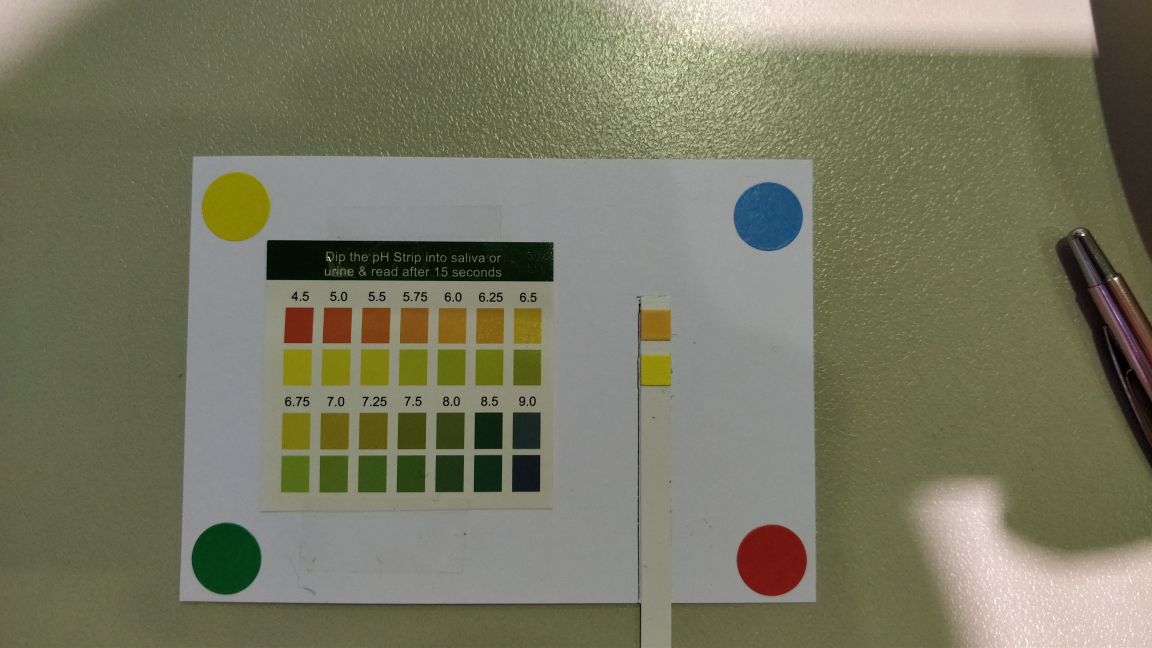
#> input picture Data/IMG_20181103_101843.jpg, 4608 x 2592 px (shown at 1/4 size); its folder holds only this picture in this run
$ jupyter execute Grab_data.ipynb
#> lines starting #> are read from the running program, lines starting #| are printed output that depends on the picture
### SHD_functions.py
import numpy as np
import imutils
from matplotlib import pyplot as plt
import cv2
import itertools
import pandas as pd

def test():
    print('test')


def find_circles(image):
    gray_image = cv2.cvtColor(image, cv2.COLOR_BGR2GRAY)

    param1 = 1
    param2 = 100
    circles = None
    for i in range(10000):
        par1 = param1 + (i / 100)
        par2 = param2 - (i % 100)
        circles = cv2.HoughCircles(gray_image,cv2.HOUGH_GRADIENT,1,200,
                                param1=par1,param2=par2,minRadius=25,maxRadius=40)
        # print(circles.shape if circles is not None else "None")
        if (circles is not None) and circles.shape[1] == 4:
            break
    if not ((circles is not None) and circles.shape[1] == 4):
        print("Failed")

    circles = np.uint16(np.around(circles))
    return circles


def color_dist(col_temp, col_match):
    return np.sum(np.abs(col_temp - col_match))


def get_template():
    yellow = [255,255,0]
    blue = [65,105,225]
    green = [50,205,50]
    red = [255,0,0]
    return np.array([[yellow, blue, red, green]])


def find_perm(array_template, array_match):
    perm_list = list(itertools.permutations([0,1,2,3]))
    distances_list = []
    for perm in perm_list:
        total_dist = 0
        for i in range(4):
            total_dist += color_dist(array_match[0][perm[i]], array_template[0][i])
        distances_list.append(total_dist)
    min_index = np.argmin(np.array(distances_list))
    perm = perm_list[min_index]
    return perm


def get_pos(coord):
    return (coord[0], coord[1])


def create_map(circles, perm):
    coords = [get_pos(circles[0,:][perm[i]]) for i in range(4)]
    return np.array(coords)


def crop_image(image, circles):
    cendroid_colors = [[list(reversed(image[i[1], i[0]])) for i in circles[0,:]]]
    array_match = np.array(cendroid_colors)

    perm = find_perm(get_template(), array_match)

    coords = create_map(circles, perm)

    positions = np.array([(0, 0), (1000, 0), (1000, 600), (0, 600)])
    h, status = cv2.findHomography(coords, positions)

    cropped = cv2.warpPerspective(image, h, (1000, 600))
    return cropped


def get_colors(img, X_pos, Y_pos):
    colors = []
    for i, y in enumerate(Y_pos):
        colors.append([])
        for x in X_pos:
            # take mean for +- 2 pixels
            mean_col = list(reversed(np.uint8(np.round(np.mean(img[y-2:y+2, x-2:x+2], axis=(0,1))))))
            colors[i].append(mean_col)
    return colors


def find_PH(scale, measurement):
    np_scale = np.array(scale)
    scale_1 = np.append(np_scale[0], np_scale[2]).reshape(1,14,3)
    scale_2 = np.append(np_scale[1], np_scale[3]).reshape(1,14,3)
    np_measurement = np.array(measurement)
    measurement_1 = np.array(np_measurement[0][0])
    measurement_2 = np.array(np_measurement[1][0])
    scale_1_dist = np.abs(scale_1.astype(int) - measurement_1.astype(int))
    scale_2_dist = np.abs(scale_2.astype(int) - measurement_2.astype(int))
    s1_dist_sum = [np.sum(x) for x in scale_1_dist[0]]
    s2_dist_sum = [np.sum(x) for x in scale_2_dist[0]]
    df = pd.DataFrame()
    df['Measurement_1'] = s1_dist_sum
    df['Measurement_2'] = s2_dist_sum
    df['Measurement_sum'] = df['Measurement_1'] + df['Measurement_2']
    df['pH'] = [4.5, 5.0, 5.5, 5.75, 6.0, 6.25, 6.5, 6.75, 7.0, 7.25, 7.5, 8.0, 8.5, 9.0]
    value = df.loc[df['Measurement_sum'] == df['Measurement_sum'].min(), 'pH'].iloc[0]
    return value

### Grab_data.ipynb
[cell 1]
import os
import glob
import pandas as pd
import matplotlib.pyplot as plt
import numpy as np
import imutils
import cv2
from datetime import datetime
from os.path import join
from SHD_functions import test, find_circles, crop_image, get_colors, find_PH
import seaborn as sns

[cell 2]
# Assign data types for import
jpg = 'jpg'

# Create list of files
path = 'Data'
os.chdir(path)
files = [i for i in glob.glob('*.{}'.format(jpg))]
os.chdir('..')

[cell 3]
def get_datetimes(files):
    dates = []
    for file in files:
        dates.append(datetime.strptime(file[4:-4], '%Y%m%d_%H%M%S'))
    return pd.Series(dates)

[cell 4]
datetimes = get_datetimes(files)
datetimes

[cell 5]
def get_pHs(files):
    pHs = []

    file_no = (i + 1 for i in range(len(files)))
    plt.figure(figsize=(18,50))

    for file in files:
        print(file)
        image = imutils.resize(cv2.imread(join(path, file)), width=1024)
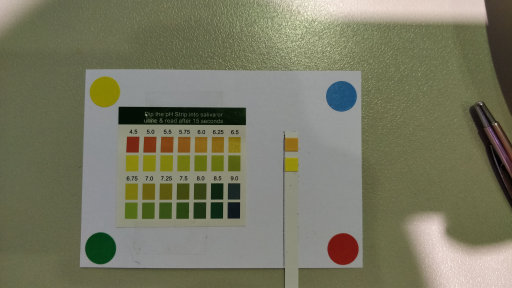
#> image: shape (576, 1024, 3) (shown at 1/2 size); mean B, G, R 97.9, 120, 119.8
        circles = find_circles(image)
#> in find_circles, `gray_image = cv2.cvtColor(image, cv2.COLOR_BGR2GRAY)`:
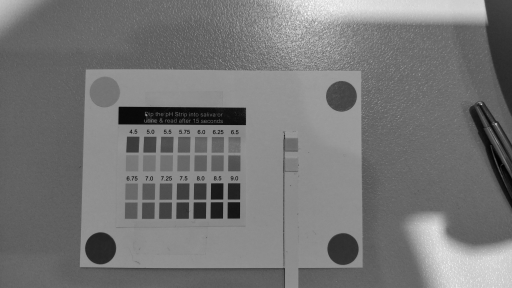
#> gray_image: shape (576, 1024) (shown at 1/2 size); min 0, max 252, mean 117.4
#> the loop in find_circles, `for i in range(10000):` made 51 passes
#> circles on passes 18 to 25: [[200.5, 496.5, 31.1]], [[200.5, 496.5, 31.1]], [[200.5, 496.5, 31.1]], [[200.5, 496.5, 31.1]], [[200.5, 496.5, 31.1]], [[200.5, 496.5, 31.1]], [[200.5, 496.5, 31.1]], [[200.5, 496.5, 31.1], [685.5, 498.5, 31.5]]
#> in find_circles, `circles = np.uint16(np.around(circles))`: circles = [[200, 496, 31], [682, 192, 30], [686, 498, 32], [210, 182, 29]]
        cropped = crop_image(image, circles)
#> in crop_image, `cendroid_colors = [[list(reversed(image[i[1], i[0]])) for i in circles..`: cendroid_colors = [[[4, 56, 18], [30, 80, 115], [110, 19, 14], [134, 128, 4]]]
#> in crop_image, `array_match = np.array(cendroid_colors)`: array_match = [[4, 56, 18], [30, 80, 115], [110, 19, 14], [134, 128, 4]]
#> after the loop in find_perm, `for perm in perm_list:`: distances_list = [1023, 1173, 1437, 1273, 1483, 1169, 1217, 1367, 1389, 1337, 1435, 1233, 1339, 1175, 1097, 1045, 1243, 1355, 1271, 957, 1029, 827, 1129, 1241]
#> in find_perm, `min_index = np.argmin(np.array(distances_list))`: min_index = 21
#> in find_perm, `perm = perm_list[min_index]`: perm = (3, 1, 2, 0)
#> in create_map, `coords = [get_pos(circles[0,:][perm[i]]) for i in range(4)]`: coords = [(210, 182), (682, 192), (686, 498), (200, 496)]
#> in crop_image, `coords = create_map(circles, perm)`: coords = [[210, 182], [682, 192], [686, 498], [200, 496]]
#> in crop_image, `h, status = cv2.findHomography(coords, positions)`: h = [[2.07, 0.066, -447.5], [-0.0419, 1.98, -351], [-5.66e-05, 9.39e-05, 1]]; status = [1, 1, 1, 1]
#> in crop_image, `cropped = cv2.warpPerspective(image, h, (1000, 600))`:
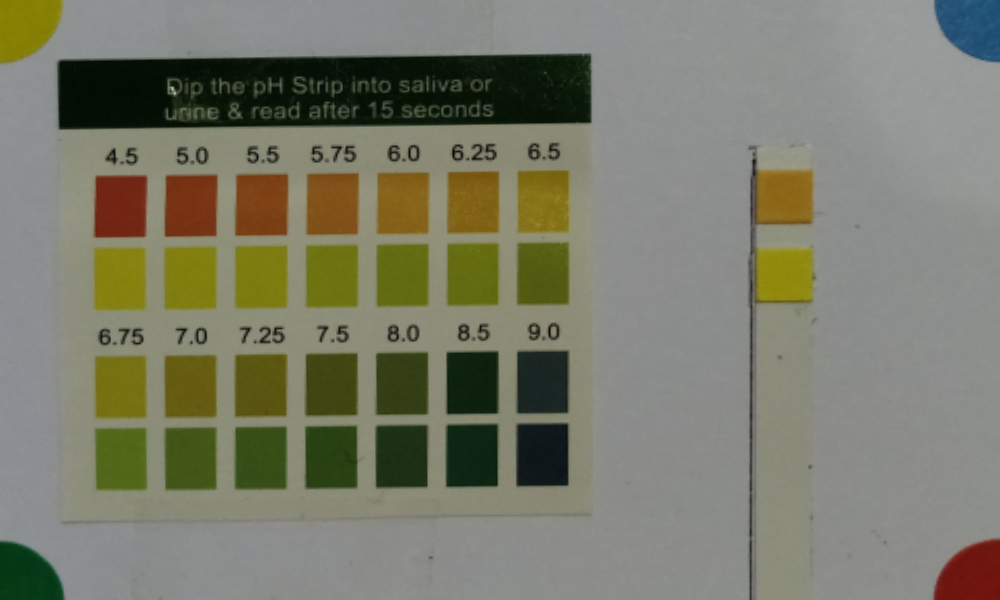
#> cropped: shape (600, 1000, 3); mean B, G, R 106.9, 123.6, 122.9
        plt.subplot(len(files), 1, next(file_no))
        plt.imshow(cv2.cvtColor(cropped, cv2.COLOR_BGR2RGB))
        scale = get_colors(cropped, range(100, 600, 75), [200, 270, 380, 460])
#> after the loop in get_colors, `for i, y in enumerate(Y_pos):`: colors = 4 items
#> scale = 4 items
        measurement = get_colors(cropped, [800], [200, 270])
#> measurement = [[[140, 103, 24]], [[144, 136, 13]]]
        pH = find_PH(scale, measurement)
#> in find_PH, `scale_1 = np.append(np_scale[0], np_scale[2]).reshape(1,14,3)`: scale_1 = 14 rows, first 8: [114, 37, 18], [119, 49, 19], [126, 67, 23], [130, 81, 23], [135, 99, 25], [128, 97, 19], [135, 115, 24], [119, 113, 17]
#> in find_PH, `scale_2 = np.append(np_scale[1], np_scale[3]).reshape(1,14,3)`: scale_2 = 14 rows, first 8: [134, 129, 14], [128, 126, 15], [125, 125, 15], [110, 116, 16], [98, 107, 16], [101, 108, 17], [83, 91, 18], [83, 104, 26]
#> in find_PH, `np_measurement = np.array(measurement)`: np_measurement = [[140, 103, 24], [144, 136, 13]]
#> in find_PH, `measurement_1 = np.array(np_measurement[0][0])`: measurement_1 = [140, 103, 24]
#> in find_PH, `measurement_2 = np.array(np_measurement[1][0])`: measurement_2 = [144, 136, 13]
#> in find_PH, `scale_1_dist = np.abs(scale_1.astype(int) - measurement_1.astype(int))`: scale_1_dist = 14 rows, first 8: [26, 66, 6], [21, 54, 5], [14, 36, 1], [10, 22, 1], [5, 4, 1], [12, 6, 5], [5, 12, 0], [21, 10, 7]
#> in find_PH, `scale_2_dist = np.abs(scale_2.astype(int) - measurement_2.astype(int))`: scale_2_dist = 14 rows, first 8: [10, 7, 1], [16, 10, 2], [19, 11, 2], [34, 20, 3], [46, 29, 3], [43, 28, 4], [61, 45, 5], [61, 32, 13]
#> in find_PH, `s1_dist_sum = [np.sum(x) for x in scale_1_dist[0]]`: s1_dist_sum = [98, 80, 51, 33, 10, 23, 17, 38, 61, 75, 116, 131, 206, 190]
#> in find_PH, `s2_dist_sum = [np.sum(x) for x in scale_2_dist[0]]`: s2_dist_sum = [18, 28, 32, 57, 78, 75, 111, 106, 136, 157, 181, 214, 236, 256]
#> pH = 5.5
        pHs.append(pH)
    return pd.Series(pHs)

[cell 6]
pHs = get_pHs(files)
df = pd.DataFrame({'Date':datetimes, 'pH':pHs}).set_index('Date')
#> df = table of 1 rows and 1 columns
df.to_csv('pH_measurement.csv')

[cell 7]
sns.set(style='darkgrid', palette='dark')
sns.set_context("talk")


df.plot(alpha=0.5, figsize=(16,9))
plt.title('pH measurement log')
plt.ylabel('pH')
plt.xlabel('Measurement date')
plt.show()

$ run again, on Data/IMG_20181103_102030.jpg
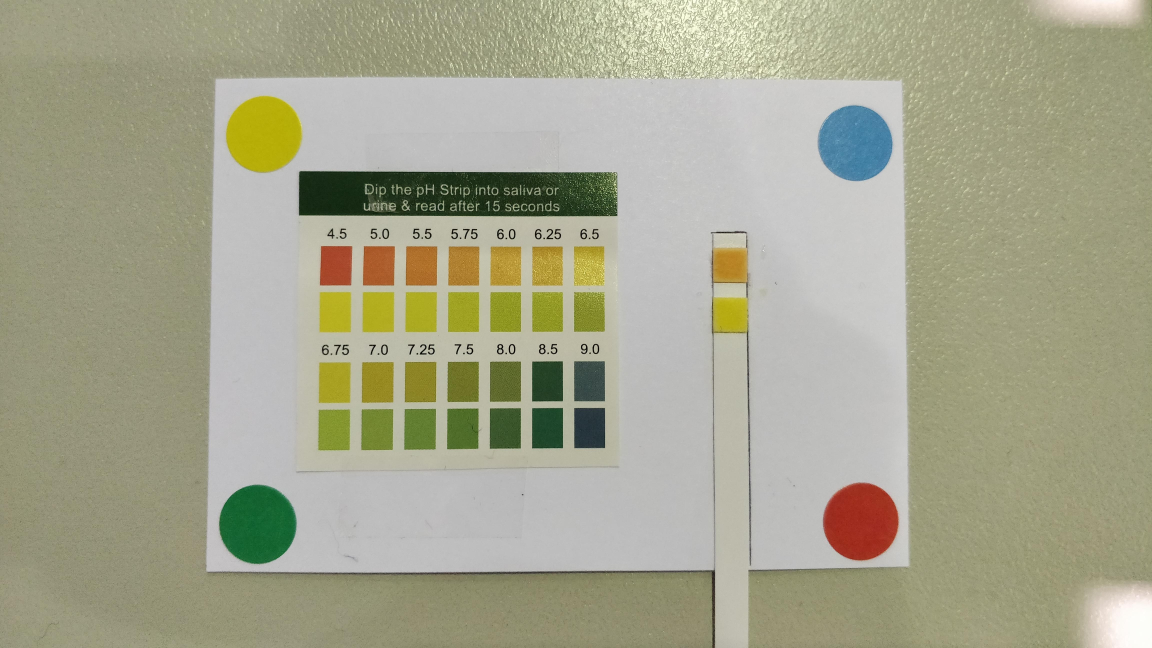
#> input picture Data/IMG_20181103_102030.jpg, 4608 x 2592 px (shown at 1/4 size)
#> in find_circles, `gray_image = cv2.cvtColor(image, cv2.COLOR_BGR2GRAY)`:
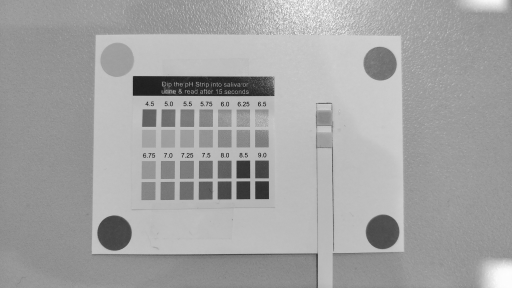
#> gray_image: shape (576, 1024) (shown at 1/2 size); min 7, max 254, mean 162.5
#> the loop in find_circles, `for i in range(10000):` made 45 passes
#> circles on passes 18 to 25: [[764.5, 463.5, 33.8]], [[764.5, 463.5, 33.8]], [[764.5, 463.5, 33.8]], [[764.5, 463.5, 33.8]], [[764.5, 463.5, 33.8]], [[764.5, 463.5, 33.8]], [[764.5, 463.5, 33.8]], [[764.5, 463.5, 33.8]]
#> in find_circles, `circles = np.uint16(np.around(circles))`: circles = [[764, 464, 34], [230, 466, 35], [234, 120, 39], [760, 126, 27]]
#> cendroid_colors = [[[158, 42, 29], [16, 99, 47], [181, 172, 5], [71, 131, 165]]]
#> array_match = [[158, 42, 29], [16, 99, 47], [181, 172, 5], [71, 131, 165]]
#> after the loop in find_perm, `for perm in perm_list:`: distances_list = [1033, 1261, 1337, 1365, 1025, 825, 1255, 1483, 1223, 1617, 911, 1077, 1109, 1137, 773, 1167, 565, 931, 1419, 1219, 1083, 1249, 1187, 1553]
#> min_index = 16
#> in find_perm, `perm = perm_list[min_index]`: perm = (2, 3, 0, 1)
#> in create_map, `coords = [get_pos(circles[0,:][perm[i]]) for i in range(4)]`: coords = [(234, 120), (760, 126), (764, 464), (230, 466)]
#> in crop_image, `coords = create_map(circles, perm)`: coords = [[234, 120], [760, 126], [764, 464], [230, 466]]
#> h = [[1.85, 0.0214, -434.9], [-0.02, 1.75, -205.5], [-4.41e-05, 4.37e-05, 1]]; status = [1, 1, 1, 1]
#> in crop_image, `cropped = cv2.warpPerspective(image, h, (1000, 600))`:
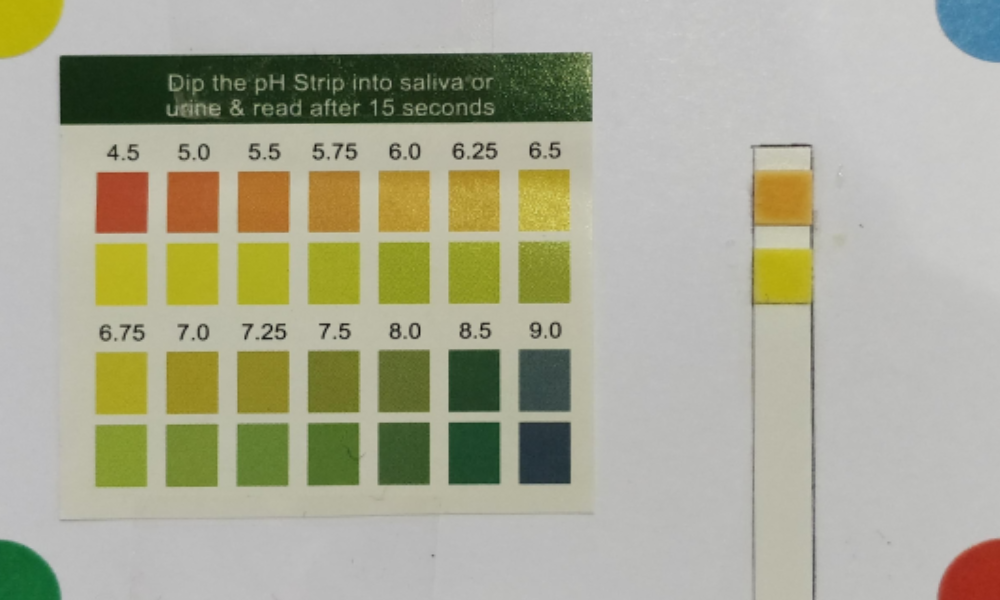
#> cropped: shape (600, 1000, 3); mean B, G, R 148.9, 169.7, 169.8
#> after the loop in get_colors, `for i, y in enumerate(Y_pos):`: colors = 4 items
#> measurement = [[[182, 134, 38]], [[183, 172, 26]]]
#> scale_1 = 14 rows, first 8: [164, 71, 43], [174, 93, 44], [176, 113, 45], [176, 129, 49], [188, 155, 58], [180, 155, 54], [194, 180, 71], [167, 159, 37]
#> scale_2 = 14 rows, first 8: [183, 177, 35], [179, 174, 31], [173, 172, 32], [160, 162, 35], [140, 147, 31], [148, 155, 39], [134, 140, 45], [133, 150, 48]
#> np_measurement = [[182, 134, 38], [183, 172, 26]]
#> measurement_1 = [182, 134, 38]
#> measurement_2 = [183, 172, 26]
#> scale_1_dist = 14 rows, first 8: [18, 63, 5], [8, 41, 6], [6, 21, 7], [6, 5, 11], [6, 21, 20], [2, 21, 16], [12, 46, 33], [15, 25, 1]
#> scale_2_dist = 14 rows, first 8: [0, 5, 9], [4, 2, 5], [10, 0, 6], [23, 10, 9], [43, 25, 5], [35, 17, 13], [49, 32, 19], [50, 22, 22]
#> s1_dist_sum = [86, 55, 34, 22, 47, 39, 91, 41, 38, 43, 90, 123, 217, 218]
#> s2_dist_sum = [14, 11, 16, 42, 73, 65, 100, 94, 125, 154, 181, 228, 273, 295]
#> pH = 5.5
#> df = table of 1 rows and 1 columns

$ run again, on Data/IMG_20181103_102051.jpg
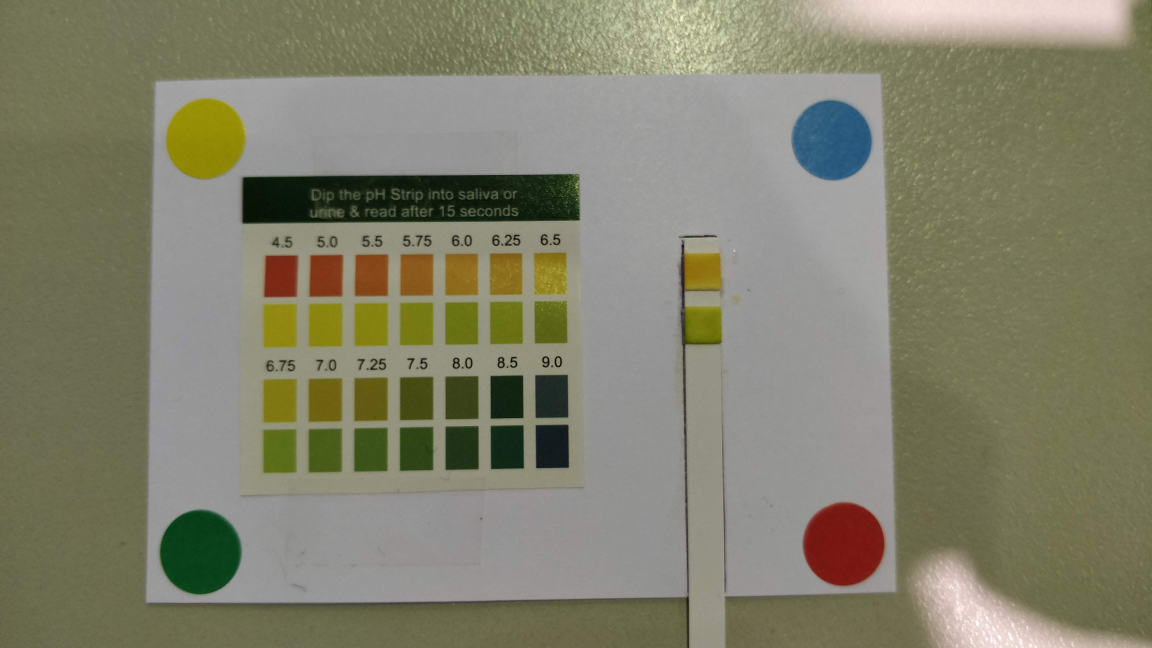
#> input picture Data/IMG_20181103_102051.jpg, 4608 x 2592 px (shown at 1/4 size)
#> in find_circles, `gray_image = cv2.cvtColor(image, cv2.COLOR_BGR2GRAY)`:
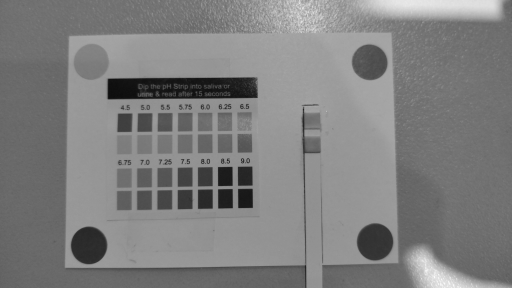
#> gray_image: shape (576, 1024) (shown at 1/2 size); min 9, max 252, mean 126.6
#> the loop in find_circles, `for i in range(10000):` made 50 passes
#> circles on passes 17 to 24: [[749.5, 483.5, 36.3]], [[749.5, 483.5, 36.3]], [[749.5, 483.5, 36.3]], [[749.5, 483.5, 36.3]], [[749.5, 483.5, 36.3]], [[749.5, 483.5, 36.3]], [[749.5, 483.5, 36.3]], [[749.5, 483.5, 36.3]]
#> in find_circles, `circles = np.uint16(np.around(circles))`: circles = [[750, 484, 36], [178, 490, 37], [740, 124, 36], [182, 122, 35]]
#> cendroid_colors = [[[120, 21, 16], [7, 63, 24], [43, 91, 127], [148, 140, 5]]]
#> array_match = [[120, 21, 16], [7, 63, 24], [43, 91, 127], [148, 140, 5]]
#> after the loop in find_perm, `for perm in perm_list:`: distances_list = [1324, 1136, 1062, 982, 1256, 1364, 1450, 1262, 978, 1138, 1172, 1520, 1394, 1314, 1184, 1344, 1224, 1464, 1108, 1216, 898, 1246, 744, 984]
#> min_index = 22
#> in find_perm, `perm = perm_list[min_index]`: perm = (3, 2, 0, 1)
#> in create_map, `coords = [get_pos(circles[0,:][perm[i]]) for i in range(4)]`: coords = [(182, 122), (740, 124), (750, 484), (178, 490)]
#> in crop_image, `coords = create_map(circles, perm)`: coords = [[182, 122], [740, 124], [750, 484], [178, 490]]
#> h = [[1.76, 0.0191, -322], [-0.006, 1.67, -203.2], [-3.85e-05, 6.89e-05, 1]]; status = [1, 1, 1, 1]
#> in crop_image, `cropped = cv2.warpPerspective(image, h, (1000, 600))`:
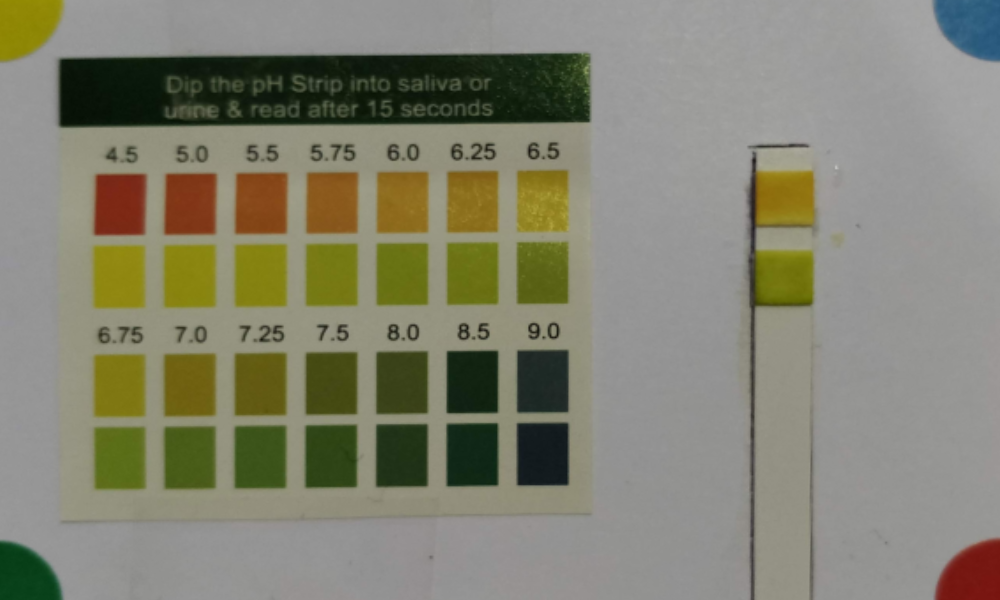
#> cropped: shape (600, 1000, 3); mean B, G, R 113.4, 130.8, 131.6
#> after the loop in get_colors, `for i, y in enumerate(Y_pos):`: colors = 4 items
#> measurement = [[[146, 117, 17]], [[114, 115, 11]]]
#> scale_1 = 14 rows, first 8: [124, 41, 21], [131, 56, 23], [137, 74, 28], [139, 89, 28], [144, 110, 31], [139, 111, 28], [149, 135, 36], [127, 120, 17]
#> scale_2 = 14 rows, first 8: [144, 136, 17], [138, 133, 15], [134, 131, 16], [119, 122, 19], [105, 115, 19], [109, 114, 20], [93, 101, 24], [90, 110, 26]
#> np_measurement = [[146, 117, 17], [114, 115, 11]]
#> measurement_1 = [146, 117, 17]
#> measurement_2 = [114, 115, 11]
#> scale_1_dist = 14 rows, first 8: [22, 76, 4], [15, 61, 6], [9, 43, 11], [7, 28, 11], [2, 7, 14], [7, 6, 11], [3, 18, 19], [19, 3, 0]
#> scale_2_dist = 14 rows, first 8: [30, 21, 6], [24, 18, 4], [20, 16, 5], [5, 7, 8], [9, 0, 8], [5, 1, 9], [21, 14, 13], [24, 5, 15]
#> s1_dist_sum = [102, 82, 63, 46, 23, 24, 40, 22, 58, 75, 121, 147, 210, 214]
#> s2_dist_sum = [57, 46, 41, 20, 17, 15, 48, 44, 76, 100, 127, 158, 186, 202]
#> pH = 6.25
#> df = table of 1 rows and 1 columns
